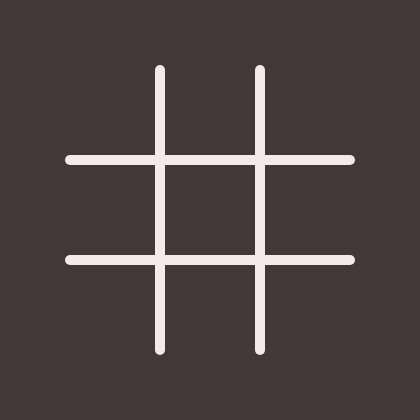
Frame 1 (no input)
Frame 60 (no input): identical to frame 1, image omitted
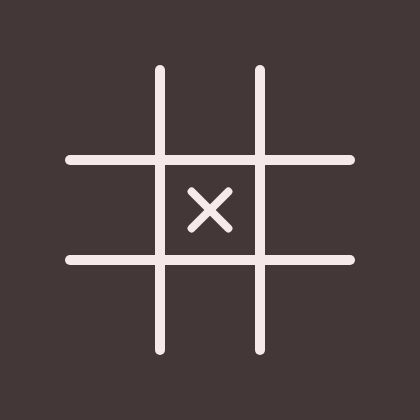
Frame 120 (the mouse pressed at the canvas centre since frame 60)

The p5.js sketch that drew these frames (run headless with seeded random() and noise() and a simulated clock; from frame 60 on, the mouse is pressed at the canvas centre):

// p5.js sketch
// ── sketch.js
var posArray = {
  "00": [[65, 155], [65, 155]],
  "10": [[65, 155], [155, 255]],
  "20": [[65, 155], [265, 355]],

  "01": [[165, 255], [65, 155]],
  "11": [[165, 255], [165, 255]],
  "21": [[165, 255], [265, 355]],

  "02": [[265, 355], [65, 155]],
  "12": [[265, 355], [165, 255]],
  "22": [[265, 355], [265, 355]]
}
var onBoard = [];

var board = [
  [],
  [],
  []
]

var won;

function setup() {
  createCanvas(420, 420);
}

function draw() {
  background(68, 55, 55);
  noStroke();
  fill(246, 233, 233);

  drawGrid();

  if(won == "o"){
    posArray = {};
    textSize(30);
    text("'O' Won", 160, 370, 120, 60);
  }
  if(won == "x"){
    posArray = {};
    textSize(30);
    text("'X' Won", 160, 370, 120, 60);
  }

  for (let i = 0; i < onBoard.length; i++) {
    onBoard[i].show();
  }
}

function drawGrid() {
  rect(155, 65, 10, 290, 20);
  rect(255, 65, 10, 290, 20);
  rect(65, 155, 290, 10, 20);
  rect(65, 255, 290, 10, 20);
}

function mousePressed() {

  for (let coords in posArray) {
    let x1 = posArray[coords][0][0];
    let x2 = posArray[coords][0][1];
    let y1 = posArray[coords][1][0];
    let y2 = posArray[coords][1][1];

    if (x1 <= mouseX && mouseX <= x2 && y1 <= mouseY && mouseY <= y2) {
      let midX = (x1 + x2) / 2;
      let midY = (y1 + y2) / 2;

      let type = onBoard.length % 2;

      onBoard.push(new Ox(type, midX, midY));
      board[coords[0]][coords[1]] = type;

      delete posArray[coords[0] + coords[1]];

      checkIfWon();

    }
  }
}

function checkIfWon() {

  let sum;

  for (i = 0; i < 3; i++) {
    sum = board[i][0] + board[i][1] + board[i][2];
    if (sum == 0) {
      won = "x";
    } else if (sum == 3) {
      won = "o";
    }
  }

  for (i = 0; i < 3; i++) {
    sum = board[0][i] + board[1][i] + board[2][i];
    if (sum == 0) {
      won = "x";
    } else if (sum == 3) {
      won = "o";
    }
  }

  sum = board[0][0] + board[1][1] + board[2][2];
  if (sum == 0) {
    won = "x";
  } else if (sum == 3) {
    won = "o";
  }


  sum = board[0][2] + board[1][1] + board[2][0];
  if (sum == 0) {
    won = "x";
  } else if (sum == 3) {
    won = "o";
  }
}
// ── ox.js
class Ox {
    constructor(type, x, y) {
        this.x = x;
        this.y = y;
        this.type = type;
    }

    show() {
        push();
        translate(this.x, this.y);

        if (this.type == 0) {
            rotate(PI / 4);
            rect(-30, -4, 60, 8, 20);
            rect(-4, -30, 8, 60, 20);
        } else if (this.type == 1) {
            circle(0, 0, 60);
            fill(68, 55, 55);
            circle(0, 0, 45);
        }

        pop();
    }
}
